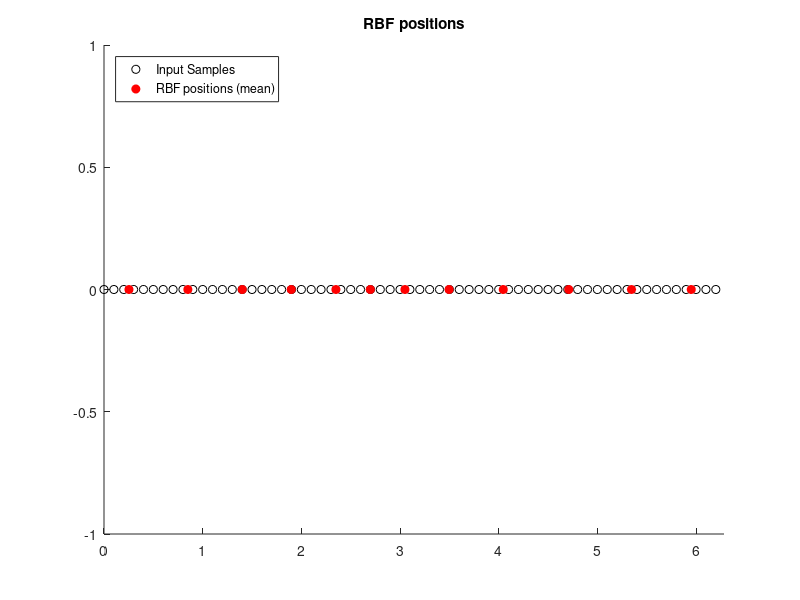

MATLAB code to generate this figure: (Note: this script raises an error after producing the figure.)
% Cl vs Manual RBF Means

%% Generation of CL means
clc
clear
close all

% Data generation and plot

x = (0:0.1:2*pi)'; % input
x_val = (0.05:0.1:2*pi)'; % validation samples
N = length(x); % Number of input samples

f = sin(2*x); % sin(2x)
f_val = sin(2*x_val); % sin(2x) (validation)

% x = x + sqrt(0.1)*randn(63,1); % input noise
% x_val = x_val + sqrt(0.1)*randn(63,1); % validation samples noise

% RBFs

n = 12; % Number of RBF

mean = 2*pi*rand(1,n,'double'); % n uniform distribute random numbers in [0 1]
sigma = 1.2; % Sigma that worked well in 3.2

deltaErr = 1000;
mean_initial = mean; % vector to save initial values of mean;

% Calculaiton of RBF centers
eta = 0.05;
for epoch = 1:1000 % 100 epochs enough
    index = randperm(N);
    xk = x(index); % data shuffle and normalization
    mean_prev = mean;
    % iteration in the whole dataset
    for i = 1:N
        distances = abs(mean - xk(i)); % obtain distances from x to each RBF center
        index_winner = find(distances == min(distances)); % find index of the winner
        mean(index_winner) = mean(index_winner) + eta*(xk(i) - mean(index_winner));
    end
end
hold on
plot(x,zeros(1,N),'ok')
plot(mean,zeros(1,n),'or','MarkerFaceColor','r')
title('RBF positions')
legend('Input Samples','RBF positions (mean)','Location','NorthWest')
axis([0 2*pi -1 1])
hold off

%% Data generation (no noise)

x = (0:0.1:2*pi)'; % input
x_val = (0.05:0.1:2*pi)'; % validation samples
N = length(x); % Number of input samples

f = sin(2*x); % sin(2x)
f_val = sin(2*x_val); % sin(2x) (validation)

%% Delta Rule for CL

eta = 0.001;
w = 0.2*randn(n,1);
deltaW = zeros(n,1);

err_CL = zeros(1,1000);

for epoch = 1:30000
    index = randperm(length(x));
    x_sf = x(index);
    f_sf = f(index);
    for i=1:length(x_sf)
        phi = Gaussian(x_sf(i),mean,sigma);
        err = f_sf(i) - phi*w;
        deltaW = (eta*err*phi)';
        w = w + deltaW;
    end
    % Validation
    phi_val = Gaussian(x_val,mean,sigma);
    err_abs = sum(abs(f_val - phi_val*w))/length(abs(f_val - phi_val*w));
    err_CL(epoch) = err_abs;
end

%% Addition of noise

x = x + sqrt(0.1)*randn(63,1); % input + noise
x_val = x_val + sqrt(0.1)*randn(63,1); % validation samples + noise

%% Delta Rule for CL (noise)

eta = 0.001;
w = 0.2*randn(n,1);
deltaW = zeros(n,1);

err_CL_noise = zeros(1,1000);

for epoch = 1:30000
    index = randperm(length(x));
    x_sf = x(index);
    f_sf = f(index);
    for i=1:length(x_sf)
        phi = Gaussian(x_sf(i),mean,sigma);
        err = f_sf(i) - phi*w;
        deltaW = (eta*err*phi)';
        w = w + deltaW;
    end
    % Validation
    phi_val = Gaussian(x_val,mean,sigma);
    err_abs = sum(abs(f_val - phi_val*w))/length(abs(f_val - phi_val*w));
    err_CL_noise(epoch) = err_abs;
end


%% Removing noise

x = (0:0.1:2*pi)'; % input
x_val = (0.05:0.1:2*pi)'; % validation samples

%% Delta Rule for manual (no noise)

mean = linspace(0+pi/n,2*pi-pi/n,n); % Equispaced RBF (between 0 and 2pi)

eta = 0.001;
w = 0.2*randn(n,1);
deltaW = zeros(n,1);

err_manual = zeros(1,1000);

for epoch = 1:30000
    index = randperm(length(x));
    x_sf = x(index);
    f_sf = f(index);
    for i=1:length(x_sf)
        phi = Gaussian(x_sf(i),mean,sigma);
        err = f_sf(i) - phi*w;
        deltaW = (eta*err*phi)';
        w = w + deltaW;
    end
    % Validation
    phi_val = Gaussian(x_val,mean,sigma);
    err_abs = sum(abs(f_val - phi_val*w))/length(abs(f_val - phi_val*w));
    err_manual(epoch) = err_abs;
end


%% Addition of noise

x = x + sqrt(0.1)*randn(63,1); % input + noise
x_val = x_val + sqrt(0.1)*randn(63,1); % validation samples + noise

%% Delta Rule for manual (with noise)

mean = linspace(0+pi/n,2*pi-pi/n,n); % Equispaced RBF (between 0 and 2pi)

eta = 0.001;
w = 0.2*randn(n,1);
deltaW = zeros(n,1);

err_manual_noise = zeros(1,30000);

for epoch = 1:30000
    index = randperm(length(x));
    x_sf = x(index);
    f_sf = f(index);
    for i=1:length(x_sf)
        phi = Gaussian(x_sf(i),mean,sigma);
        err = f_sf(i) - phi*w;
        deltaW = (eta*err*phi)';
        w = w + deltaW;
    end
    % Validation
    phi_val = Gaussian(x_val,mean,sigma);
    err_abs = sum(abs(f_val - phi_val*w))/length(abs(f_val - phi_val*w));
    err_manual_noise(epoch) = err_abs;
end

%% Plots
figure(2)
hold on
plot(1:length(err_CL),err_CL,'b','LineWidth',1.5)
plot(1:length(err_CL_noise),err_CL_noise,'b--','LineWidth',1.5)
plot(1:length(err_manual),err_manual,'r','LineWidth',1.5)
plot(1:length(err_manual_noise),err_manual_noise,'r--','LineWidth',1.5)
xlabel('epochs')
ylabel('Absolute Residual Error')
title('Comparison Error CL vs manual (\sigma = 1.2 and nRBF = 12)')
legend('CL clean','CL with noise','Manual clean','Manual with noise', ...
    'Location','NorthWest')
hold off
